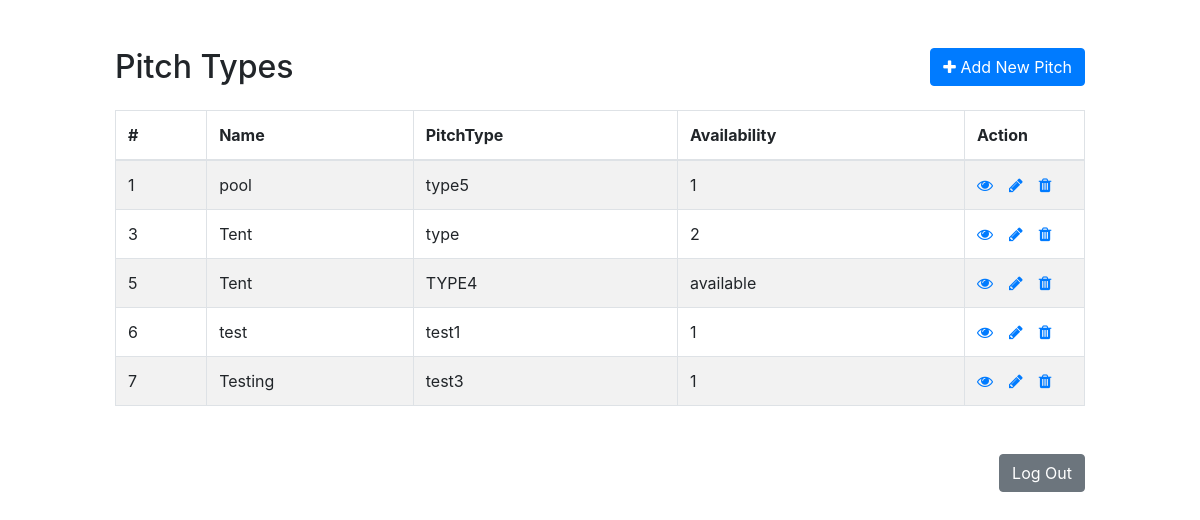
The page /crud_operations/crud.php on the database its author committed.
### tables this page shows
CREATE TABLE `crud_form` (
  `id` int(50) NOT NULL,
  `name` varchar(50) NOT NULL,
  `PitchType` varchar(50) NOT NULL,
  `Availability` varchar(50) NOT NULL
);

### crud_operations/crud.php (the view, shortened to what this page needs)
<!DOCTYPE html>
<html lang="en">
<head>
    <link rel="stylesheet" href="https://stackpath.bootstrapcdn.com/bootstrap/4.5.2/css/bootstrap.min.css">
    <link rel="stylesheet" href="https://maxcdn.bootstrapcdn.com/font-awesome/4.7.0/css/font-awesome.min.css">
</head>
<body>
    <div class="wrapper">
        <div class="container-fluid">
            <div class="row">
                <div class="col-md-12">
                    <div class="mt-5 mb-3 clearfix">
                        <h2 class="pull-left">Pitch Types</h2>
                        <a href="create.php" class="btn btn-primary pull-right"><i class="fa fa-plus"></i> Add New Pitch</a>
                    </div>
                    <?php
                    require_once "config.php";
                $sql = "SELECT * FROM crud_form";
                if($result = mysqli_query($conn, $sql)){
                    if(mysqli_num_rows($result) > 0){
                        echo '<table class="table table-bordered table-striped">';
                            echo "<thead>";
                                echo "<tr>";
                                    echo "<th>#</th>";
                                    echo "<th>Name</th>";
                                    echo "<th>PitchType</th>";
                                    echo "<th>Availability</th>";
                                    echo "<th>Action</th>";
                                echo "</tr>";
                            echo "</thead>";
                            echo "<tbody>";
                            while($row = mysqli_fetch_array($result)){
                                echo "<tr>";
                                    echo "<td>" . $row['id'] . "</td>";
                                    echo "<td>" . $row['name'] . "</td>";
                                    echo "<td>" . $row['PitchType'] . "</td>";
                                    echo "<td>" . $row['Availability'] . "</td>";
                                    echo "<td>";
                                        echo '<a href="read.php?id='. $row['id'] .'" class="mr-3" title="View Record" data-toggle="tooltip"><span class="fa fa-eye"></span></a>';
                                        echo '<a href="update.php?id='. $row['id'] .'" class="mr-3" title="Update Record" data-toggle="tooltip"><span class="fa fa-pencil"></span></a>';
                                        echo '<a href="delete.php?id='. $row['id'] .'" title="Delete Record" data-toggle="tooltip"><span class="fa fa-trash"></span></a>';
                                    echo "</td>";
                                echo "</tr>";
                            }
                            echo "</tbody>";
                        echo "</table>";
                    } else{
                        echo '<div class="alert alert-danger"><em>No records were found.</em></div>';
                    }
                } else{
                    echo "Oops! Something went wrong. Please try again later.";
                }
                    ?>
                    <div class="mt-5 mb-3 clearfix">
    <form method="post" action="login_form.php">
        <button type="submit" class="btn btn-secondary pull-right"><i class=""></i>Log Out</button>
    </form>
</div>
                </div>
            </div>
        </div>
    </div>
</body>
</html>

### crud_operations/crud.php (style rules this page uses)
.wrapper { width: 1000px; margin: 0 auto; }
table tr td:last-child { width: 120px; }

### rows shown on the page
crud_form: id "1", name "pool", PitchType "type5", Availability "1"
crud_form: id "3", name "Tent", PitchType "type", Availability "2"
crud_form: id "5", name "Tent", PitchType "TYPE4", Availability "available"
crud_form: id "6", name "test", PitchType "test1", Availability "1"
crud_form: id "7", name "Testing", PitchType "test3", Availability "1"
